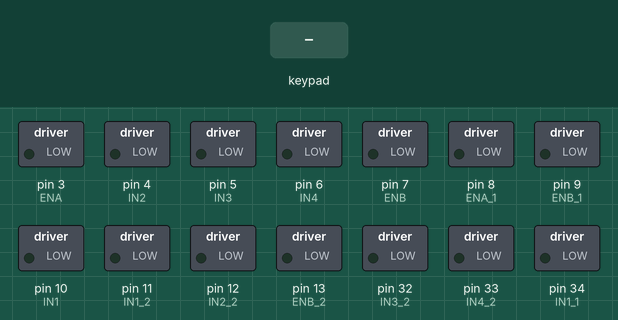
Simulated run of this sketch. Board: Arduino Mega 2560, built with avr-gcc and run on an emulated ATmega2560. Parts: switched loads named in the sketch (green lamp = pin HIGH). Inputs (shaded band) come from the test bench. What the sketch prints to the serial monitor is not drawn.

Above: at 1.2 s.
1.3 s: key 'U' pressed
At 2.4 s:
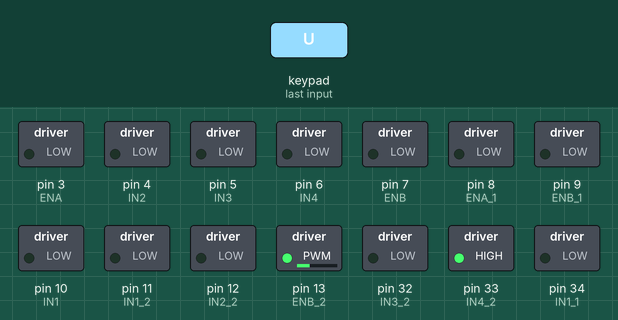
2.8 s: key 'D' pressed
At 4.0 s:
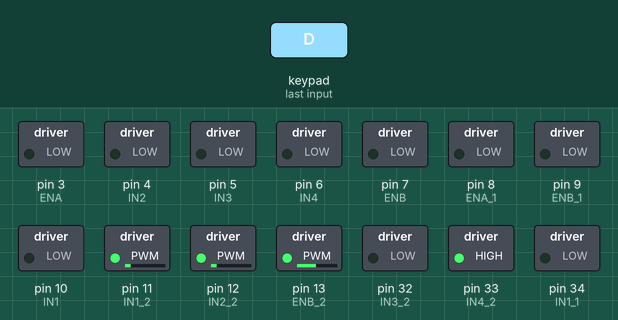
4.3 s: key 'L' pressed
At 5.2 s:
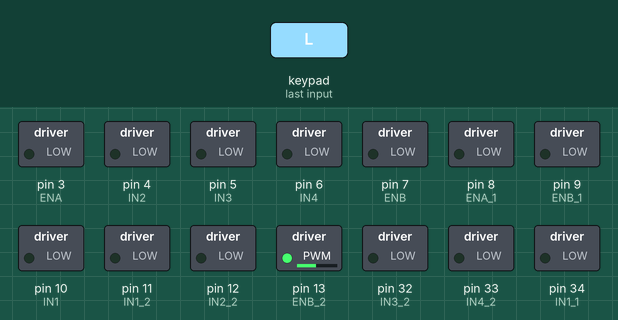
Timing chart, 0 to 7.3 s (numbered marks = the images above; inputs shaded):
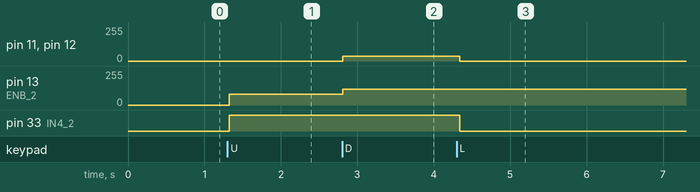

The sketch:

xe.ino
```cpp
#include <PS2X_lib.h>

// Chân điều khiển PS2
#define PS2_CLK 41
#define PS2_CMD 42
#define PS2_ATT 43
#define PS2_DAT 40

// L298_ 23
// dco BANH2
#define ENA 3   // PWM pin
#define IN1 10  // Digital pin
#define IN2 4  // Digital pin

#define IN3 5  // Digital pin
#define IN4 6  // Digital pin
#define ENB 7   // PWM pin

// L298_14
#define ENA_1 8   // PWM pin=b
#define IN1_1 34  // Digital pin
#define IN2_1 35  // Digital pin
#define IN3_1 36  // Digital pin
#define IN4_1 37  // Digital pin
#define ENB_1 9   // PWM pin

// DCOban
//#define ENA_2 2   // PWM pin
#define IN1_2 11  // Digital pin
#define IN2_2 12  // Digital pin
// cuonb
#define IN3_2 32  // Digital pin
#define IN4_2 33  // Digital pin
#define ENB_2 13   // PWM pin

PS2X ps2x;  // Create an object of the PS2X class

// Biến lưu trữ tốc độ động cơ
int speed = 100; // Tốc độ ban đầu là 100
int speed1 = 165;
int speed2 = 180;
int speed3 = 165;
int speed4 = 210;
const int maxSpeed = 180; // Tốc độ tối đa

unsigned long lastRead = 0; // Biến lưu trữ thời gian lần đọc cuối cùng
const int readDelay = 20; // Thời gian chờ giữa các lần đọc (ms)

void setup() {
  Serial.begin(9600);

  // Thiết lập các chân L298 làm đầu ra
  pinMode(ENA, OUTPUT);
  pinMode(IN1, OUTPUT);
  pinMode(IN2, OUTPUT);
  pinMode(IN3, OUTPUT);
  pinMode(IN4, OUTPUT);
  pinMode(ENB, OUTPUT);

// L298_13
  pinMode(ENA_1, OUTPUT);
  pinMode(IN1_1, OUTPUT);
  pinMode(IN2_1, OUTPUT);
  pinMode(IN3_1, OUTPUT);
  pinMode(IN4_1, OUTPUT);
  pinMode(ENB_1, OUTPUT);

 // pinMode(ENA_2, OUTPUT);
  pinMode(IN1_2, OUTPUT);
  pinMode(IN2_2, OUTPUT);
  pinMode(IN3_2, OUTPUT);
  pinMode(IN4_2, OUTPUT);
  pinMode(ENB_2, OUTPUT);

  // Khởi động tay cầm PS2
  int error = ps2x.config_gamepad(PS2_CLK, PS2_CMD, PS2_ATT, PS2_DAT);

  if (error == 0) {
    Serial.println("Tay cầm PS2 đã được kết nối thành công.");
  } else {
    Serial.print("Không thể kết nối tay cầm PS2. Lỗi: ");
    Serial.println(error);
  }
}

void loop() {
  unsigned long currentMillis = millis();

  // Kiểm tra thời gian đọc
  if (currentMillis - lastRead >= readDelay) {
    lastRead = currentMillis;

    ps2x.read_gamepad(); // Đọc dữ liệu từ tay cầm PS2

    if (ps2x.ButtonPressed(PSB_START)) {
    }

    // Check if SELECT button is pressed
    if (ps2x.ButtonPressed(PSB_SELECT)) {
    }

  if (ps2x.Button(PSB_PAD_UP)) {
    giubong();
  }
  if (ps2x.Button(PSB_PAD_DOWN)) {
    ban();
  }
  if (ps2x.Button(PSB_PAD_LEFT)) {
    koban();
  }
  if (ps2x.Button(PSB_PAD_RIGHT)) {
    banmanh();
  }

    // Đọc giá trị từ joystick trái
    int joystickY = ps2x.Analog(PSS_LY);
    int joystickX = ps2x.Analog(PSS_LX);
    // Đọc giá trị từ joystick phải
    int joystickRY = ps2x.Analog(PSS_RY);
    int joystickRX = ps2x.Analog(PSS_RX);


    if (ps2x.Button(PSB_L1)) {
      speed += 10; // Tăng tốc độ lên 10 đơn vị
      speed1 = 175;
      speed2 = 188;
      speed3 = 180;
      speed4 = 240;
      if (speed > maxSpeed) speed = maxSpeed; // Giới hạn tốc độ tối đa
    }
    if (ps2x.Button(PSB_L2)) {speed -= 10; // Giảm tốc độ xuống 10 đơn vị
      if (speed < 0) speed = 100; // Giới hạn tốc độ tối thiểu
      speed1 = 145;
      speed2 = 155;
      speed3 = 150;
      speed4 = 210;
    }

    // Chuyển đổi giá trị joystick (0-255) thành tốc độ động cơ (-128 đến 127)
    int centeredJoystickY = joystickY - 128;
    int centeredJoystickX = joystickX - 128;
    int centeredJoystickRY = joystickRY - 128;
    int centeredJoystickRX = joystickRX - 128;
    Serial.print(centeredJoystickX);
    Serial.print("      ");

    Serial.print(centeredJoystickY);
    Serial.print("      ");
    Serial.print(centeredJoystickRY);
    Serial.print("      ");
    Serial.println(centeredJoystickRX);

    int speedLY = map(centeredJoystickY, -128, 127, -speed, speed);
    int speedLX = map(centeredJoystickX, -128, 127, -speed, speed);
    int speedRY = map(centeredJoystickRY, -128, 127, -speed, speed);
    int speedRX = map(centeredJoystickRX, -128, 127, -speed, speed);


    if (abs(centeredJoystickY) > 125) {
      if (centeredJoystickY > 125) {
        moveForward(speedLY);
      } else if (centeredJoystickY < -125) {
        backward(-speedLY);
      }
    } else if (abs(centeredJoystickX) > 125) { // Điều khiển động cơ để quay
      if (centeredJoystickX > 125) {
        ngangphai(speedRY);
      } else if (centeredJoystickX < -125) {
        ngangtrai(-speedRY);
      }
    } else if (abs(centeredJoystickRY) > 125) {
      if (centeredJoystickRY > 125) {
        //ngangphai(speedRY);
      } else if (centeredJoystickRY < -125){
       // ngangtrai(-speedRY);
      }
    } else if (abs(centeredJoystickRX) > 125) {
      if (centeredJoystickRX > 125) {
       // cheophai(speedRX);
       xoayphai(speedRY);
      } else if (centeredJoystickRX < -125){
       // cheotrai(-speedRX);
       xoaytrai(-speedRY);
      }
    } else {
      Stop(); // Dừng động cơ
    }
  }
  delay(50);
}

void resetProgram() {
  // Reset specific states of the program
  speed = 100;
}

void backward(int speed) {
  analogWrite(ENA, speed2);
  analogWrite(ENB, speed3);
// dco 3
  digitalWrite(IN1, HIGH);
  digitalWrite(IN2, LOW);
// dco2
  digitalWrite(IN3, LOW);
  digitalWrite(IN4, HIGH);

  analogWrite(ENA_1, speed1);
  analogWrite(ENB_1, speed4);
// dco1
  digitalWrite(IN1_1, HIGH);
  digitalWrite(IN2_1, LOW);

  digitalWrite(IN3_1, HIGH);
  digitalWrite(IN4_1, LOW);
}

void moveForward(int speed) {
  analogWrite(ENA, speed2);
  analogWrite(ENB, speed3);
// dco 3
  digitalWrite(IN1, LOW);
  digitalWrite(IN2, HIGH);
// dco2
  digitalWrite(IN3, HIGH);
  digitalWrite(IN4, LOW);

  analogWrite(ENA_1, speed1);
  analogWrite(ENB_1, speed4);
// dco1
  digitalWrite(IN1_1, LOW);
  digitalWrite(IN2_1, HIGH);

  digitalWrite(IN3_1, LOW);
  digitalWrite(IN4_1, HIGH);
}

void ngangphai(int speed) {
  // NGANG TRAI
  analogWrite(ENA, speed2);
  analogWrite(ENB, speed3);
// dco 3
  digitalWrite(IN1, HIGH);
  digitalWrite(IN2, LOW);
// dco2
  digitalWrite(IN3, HIGH);
  digitalWrite(IN4, LOW);

  analogWrite(ENA_1, speed1);
  analogWrite(ENB_1, speed4);
// dco1
digitalWrite(IN1_1, LOW);
digitalWrite(IN2_1, HIGH);
// dco4
  digitalWrite(IN3_1, HIGH);
  digitalWrite(IN4_1, LOW);
}

void ngangtrai(int speed) {
  analogWrite(ENA, speed2);
  analogWrite(ENB, speed3);
// dco 3
  digitalWrite(IN1, LOW);
  digitalWrite(IN2, HIGH);
// dco2
  digitalWrite(IN3, LOW);
  digitalWrite(IN4, HIGH);

  analogWrite(ENA_1, speed1);
  analogWrite(ENB_1, speed4);
// dco1
  digitalWrite(IN1_1, HIGH);
  digitalWrite(IN2_1, LOW);
// dco4
  digitalWrite(IN3_1, LOW);
  digitalWrite(IN4_1, HIGH);
}

void xoayphai(int speed) {
  analogWrite(ENA, speed2 - 55);
  analogWrite(ENB, speed3 - 45);
// dco 3
  digitalWrite(IN1, HIGH);
  digitalWrite(IN2, LOW);
// dco2
  digitalWrite(IN3, LOW);
  digitalWrite(IN4, HIGH);

  analogWrite(ENA_1, speed1 - 45);
  analogWrite(ENB_1, speed4 - 55);
// dco1
  digitalWrite(IN1_1, LOW);
  digitalWrite(IN2_1, HIGH);
// dco4
  digitalWrite(IN3_1, LOW);
  digitalWrite(IN4_1, HIGH);

}

void xoaytrai(int speed) {
  analogWrite(ENA, speed2 - 50);
  analogWrite(ENB, speed3 - 45);
// dco 3
  digitalWrite(IN1, LOW);
  digitalWrite(IN2, HIGH);
// dco2
  digitalWrite(IN3, HIGH);
  digitalWrite(IN4, LOW);

  analogWrite(ENA_1, speed1 - 45);
  analogWrite(ENB_1, speed4 - 55);
// dco1
  digitalWrite(IN1_1, HIGH);
  digitalWrite(IN2_1, LOW);
// dco4
  digitalWrite(IN3_1, HIGH);
  digitalWrite(IN4_1, LOW);
}

void Stop() {
  analogWrite(ENA, 0);
  analogWrite(ENB, 0);
// dco 3
  digitalWrite(IN1, LOW);
  digitalWrite(IN2, LOW);
// dco2
  digitalWrite(IN3, LOW);
  digitalWrite(IN4, LOW);

  analogWrite(ENA_1, 0);
  analogWrite(ENB_1, 0);
// dco1
  digitalWrite(IN1_1, LOW);
  digitalWrite(IN2_1, LOW);
// dco4
  digitalWrite(IN3_1, LOW);
  digitalWrite(IN4_1, LOW);
}

void ban() {
  // analogWrite(ENA_2, 100);
  analogWrite(ENB_2, 120);
  analogWrite(IN1_2, 35);
  analogWrite(IN2_2, 35);
  digitalWrite(IN3_2, LOW);
  digitalWrite(IN4_2, HIGH);
}

void giubong() {
  // analogWrite(ENA_2, 60);
  analogWrite(ENB_2, 80);
  analogWrite(IN1_2, 0);
  analogWrite(IN2_2, 0);
  digitalWrite(IN3_2, LOW);
  digitalWrite(IN4_2, HIGH);
}

void koban() {
  // analogWrite(ENA_2, 60);
  // analogWrite(ENB_2, 80);
  analogWrite(IN1_2, 0);
  analogWrite(IN2_2, 0);
  digitalWrite(IN3_2, LOW);
  digitalWrite(IN4_2, LOW);
}

void banmanh() {
  // analogWrite(ENA_2, 100);
  analogWrite(ENB_2, 120);
  analogWrite(IN1_2, 50);
  analogWrite(IN2_2, 50);
  digitalWrite(IN3_2, LOW);
  digitalWrite(IN4_2, HIGH);
}
```

Measured:
- after the input at 1.3 s, pin 13 (ENB_2): 0/255 → 80/255 at once; pin 33 (IN4_2): LOW → HIGH at once
- after the input at 2.8 s, pin 11 (IN1_2), pin 12 (IN2_2): 0/255 → 35/255 at once; pin 13 (ENB_2): 80/255 → 120/255 at once
- after the input at 4.3 s, pin 11 (IN1_2), pin 12 (IN2_2): 35/255 → 0/255 at once; pin 33 (IN4_2): HIGH → LOW at once
